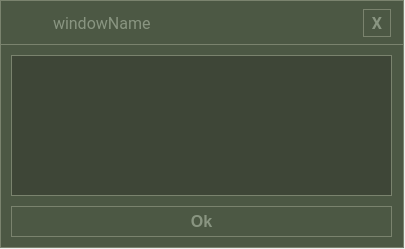
<?xml version="1.0" encoding="UTF-8"?>
<ui version="4.0">
 <class>WarningUi</class>
 <widget class="QWidget" name="WarningUi">
  <property name="geometry">
   <rect>
    <x>0</x>
    <y>0</y>
    <width>405</width>
    <height>249</height>
   </rect>
  </property>
  <property name="font">
   <font>
    <family>Roboto</family>
    <pointsize>8</pointsize>
   </font>
  </property>
  <property name="windowTitle">
   <string>Warning</string>
  </property>
  <property name="windowIcon">
   <iconset resource="../resources/application.qrc">
    <normaloff>:/img/icon.svg</normaloff>:/img/icon.svg</iconset>
  </property>
  <property name="autoFillBackground">
   <bool>false</bool>
  </property>
  <property name="styleSheet">
   <string notr="true"/>
  </property>
  <property name="locale">
   <locale language="English" country="UnitedStates"/>
  </property>
  <widget class="QWidget" name="localWidget" native="true">
   <property name="geometry">
    <rect>
     <x>0</x>
     <y>0</y>
     <width>404</width>
     <height>248</height>
    </rect>
   </property>
   <property name="styleSheet">
    <string notr="true">background-color:#4C5844;
color:white;
border: 1px solid #7A836E;</string>
   </property>
   <widget class="Line" name="line">
    <property name="geometry">
     <rect>
      <x>0</x>
      <y>44</y>
      <width>681</width>
      <height>1</height>
     </rect>
    </property>
    <property name="orientation">
     <enum>Qt::Horizontal</enum>
    </property>
   </widget>
   <widget class="QPushButton" name="OkButton">
    <property name="geometry">
     <rect>
      <x>11</x>
      <y>206</y>
      <width>381</width>
      <height>31</height>
     </rect>
    </property>
    <property name="maximumSize">
     <size>
      <width>16777215</width>
      <height>16777215</height>
     </size>
    </property>
    <property name="font">
     <font>
      <family>Segoe UI</family>
      <pointsize>12</pointsize>
      <bold>true</bold>
      <stylestrategy>PreferDefault</stylestrategy>
      <kerning>true</kerning>
     </font>
    </property>
    <property name="styleSheet">
     <string notr="true">QPushButton {
	background-color:#4C5844;
	color:#899581;
	border: 1px solid #7A836E;
}

QPushButton:hover {
    background-color: #3E4637;
}
</string>
    </property>
    <property name="text">
     <string>Ok</string>
    </property>
    <property name="autoDefault">
     <bool>false</bool>
    </property>
    <property name="default">
     <bool>false</bool>
    </property>
    <property name="flat">
     <bool>false</bool>
    </property>
   </widget>
  </widget>
  <widget class="QWidget" name="horizontalLayoutWidget">
   <property name="geometry">
    <rect>
     <x>1</x>
     <y>1</y>
     <width>401</width>
     <height>44</height>
    </rect>
   </property>
   <layout class="QHBoxLayout" name="horizontalLayout" stretch="10,2,40,40,10,3">
    <item>
     <widget class="QLabel" name="label">
      <property name="maximumSize">
       <size>
        <width>42</width>
        <height>42</height>
       </size>
      </property>
      <property name="styleSheet">
       <string notr="true"/>
      </property>
      <property name="text">
       <string/>
      </property>
      <property name="pixmap">
       <pixmap resource="../resources/application.qrc">:/img/icon.svg</pixmap>
      </property>
      <property name="scaledContents">
       <bool>true</bool>
      </property>
      <property name="alignment">
       <set>Qt::AlignCenter</set>
      </property>
      <property name="margin">
       <number>10</number>
      </property>
     </widget>
    </item>
    <item>
     <spacer name="horizontalSpacer_4">
      <property name="orientation">
       <enum>Qt::Horizontal</enum>
      </property>
      <property name="sizeHint" stdset="0">
       <size>
        <width>40</width>
        <height>20</height>
       </size>
      </property>
     </spacer>
    </item>
    <item>
     <widget class="QLabel" name="windowName">
      <property name="font">
       <font>
        <family>Roboto</family>
        <pointsize>12</pointsize>
       </font>
      </property>
      <property name="styleSheet">
       <string notr="true">color:#899581;</string>
      </property>
      <property name="frameShape">
       <enum>QFrame::NoFrame</enum>
      </property>
      <property name="text">
       <string>windowName</string>
      </property>
     </widget>
    </item>
    <item>
     <spacer name="horizontalSpacer">
      <property name="orientation">
       <enum>Qt::Horizontal</enum>
      </property>
      <property name="sizeHint" stdset="0">
       <size>
        <width>40</width>
        <height>20</height>
       </size>
      </property>
     </spacer>
    </item>
    <item>
     <widget class="QPushButton" name="closeButton">
      <property name="maximumSize">
       <size>
        <width>28</width>
        <height>28</height>
       </size>
      </property>
      <property name="font">
       <font>
        <family>Segoe UI</family>
        <pointsize>12</pointsize>
        <bold>true</bold>
        <stylestrategy>PreferDefault</stylestrategy>
        <kerning>true</kerning>
       </font>
      </property>
      <property name="styleSheet">
       <string notr="true">QPushButton {
	background-color: #4C5844;
	color: #899581;
	border: 1px solid #7A836E;
}

QPushButton:hover {
    background-color: #3E4637;
}
</string>
      </property>
      <property name="text">
       <string>X</string>
      </property>
      <property name="autoDefault">
       <bool>false</bool>
      </property>
      <property name="default">
       <bool>false</bool>
      </property>
      <property name="flat">
       <bool>false</bool>
      </property>
     </widget>
    </item>
    <item>
     <spacer name="horizontalSpacer_2">
      <property name="orientation">
       <enum>Qt::Horizontal</enum>
      </property>
      <property name="sizeHint" stdset="0">
       <size>
        <width>40</width>
        <height>20</height>
       </size>
      </property>
     </spacer>
    </item>
   </layout>
  </widget>
  <widget class="QGroupBox" name="main_groupBox">
   <property name="geometry">
    <rect>
     <x>1</x>
     <y>45</y>
     <width>399</width>
     <height>161</height>
    </rect>
   </property>
   <property name="styleSheet">
    <string notr="true">border: 1px solid #7A836E;margin:10px;color:#D9D9D9;</string>
   </property>
   <property name="title">
    <string/>
   </property>
   <widget class="QTextBrowser" name="textBrowser">
    <property name="geometry">
     <rect>
      <x>10</x>
      <y>10</y>
      <width>381</width>
      <height>141</height>
     </rect>
    </property>
    <property name="styleSheet">
     <string notr="true">margin:0;background-color:#3E4637;</string>
    </property>
    <property name="html">
     <string>&lt;!DOCTYPE HTML PUBLIC &quot;-//W3C//DTD HTML 4.0//EN&quot; &quot;http://www.w3.org/TR/REC-html40/strict.dtd&quot;&gt;
&lt;html&gt;&lt;head&gt;&lt;meta name=&quot;qrichtext&quot; content=&quot;1&quot; /&gt;&lt;meta charset=&quot;utf-8&quot; /&gt;&lt;style type=&quot;text/css&quot;&gt;
p, li { white-space: pre-wrap; }
hr { height: 1px; border-width: 0; }
li.unchecked::marker { content: &quot;\2610&quot;; }
li.checked::marker { content: &quot;\2612&quot;; }
&lt;/style&gt;&lt;/head&gt;&lt;body style=&quot; font-family:'Segoe UI'; font-size:9pt; font-weight:400; font-style:normal;&quot;&gt;
&lt;p style=&quot;-qt-paragraph-type:empty; margin-top:0px; margin-bottom:0px; margin-left:0px; margin-right:0px; -qt-block-indent:0; text-indent:0px;&quot;&gt;&lt;br /&gt;&lt;/p&gt;&lt;/body&gt;&lt;/html&gt;</string>
    </property>
   </widget>
  </widget>
 </widget>
 <resources>
  <include location="../resources/application.qrc"/>
 </resources>
 <connections/>
</ui>
